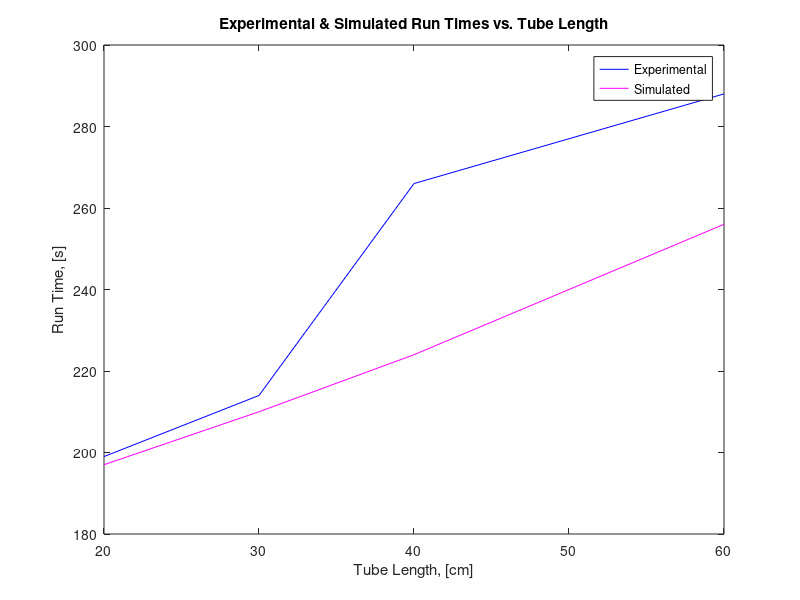

Write the MATLAB code that produced this figure.
%% Declaring the Datasets for Length, Experimental and Calculated Drain Times
Len = [20, 30, 40, 60];
Experimental = [199, 214, 266, 288];
Calculated = [197, 210, 224, 256];

%% Creating the Experimental vs. Simulated Plot for Simple Model Comparison
figure(1);
plot(Len, Experimental, '-b', Len, Calculated, '-m');
title('Experimental & Simulated Run Times vs. Tube Length');
xlabel('Tube Length, [cm]');
ylabel('Run Time, [s]');
legend('Experimental', 'Simulated');
